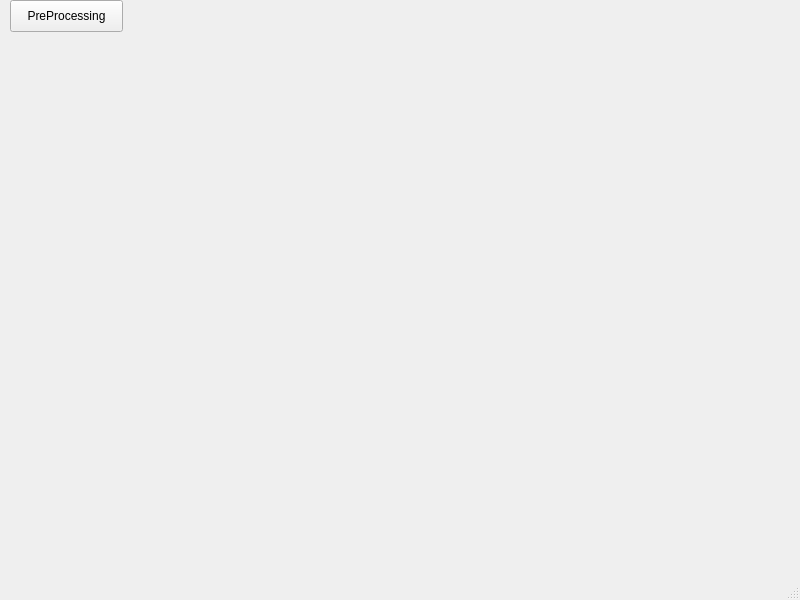
<?xml version="1.0" encoding="UTF-8"?>
<ui version="4.0">
 <class>MainWindow</class>
 <widget class="QMainWindow" name="MainWindow">
  <property name="geometry">
   <rect>
    <x>0</x>
    <y>0</y>
    <width>800</width>
    <height>600</height>
   </rect>
  </property>
  <property name="windowTitle">
   <string>MainWindow</string>
  </property>
  <widget class="QWidget" name="centralwidget">
   <widget class="QPushButton" name="pushButton">
    <property name="geometry">
     <rect>
      <x>10</x>
      <y>0</y>
      <width>113</width>
      <height>32</height>
     </rect>
    </property>
    <property name="text">
     <string>PreProcessing</string>
    </property>
   </widget>
  </widget>
  <widget class="QMenuBar" name="menubar">
   <property name="geometry">
    <rect>
     <x>0</x>
     <y>0</y>
     <width>800</width>
     <height>24</height>
    </rect>
   </property>
  </widget>
  <widget class="QStatusBar" name="statusbar"/>
 </widget>
 <resources/>
 <connections/>
</ui>
